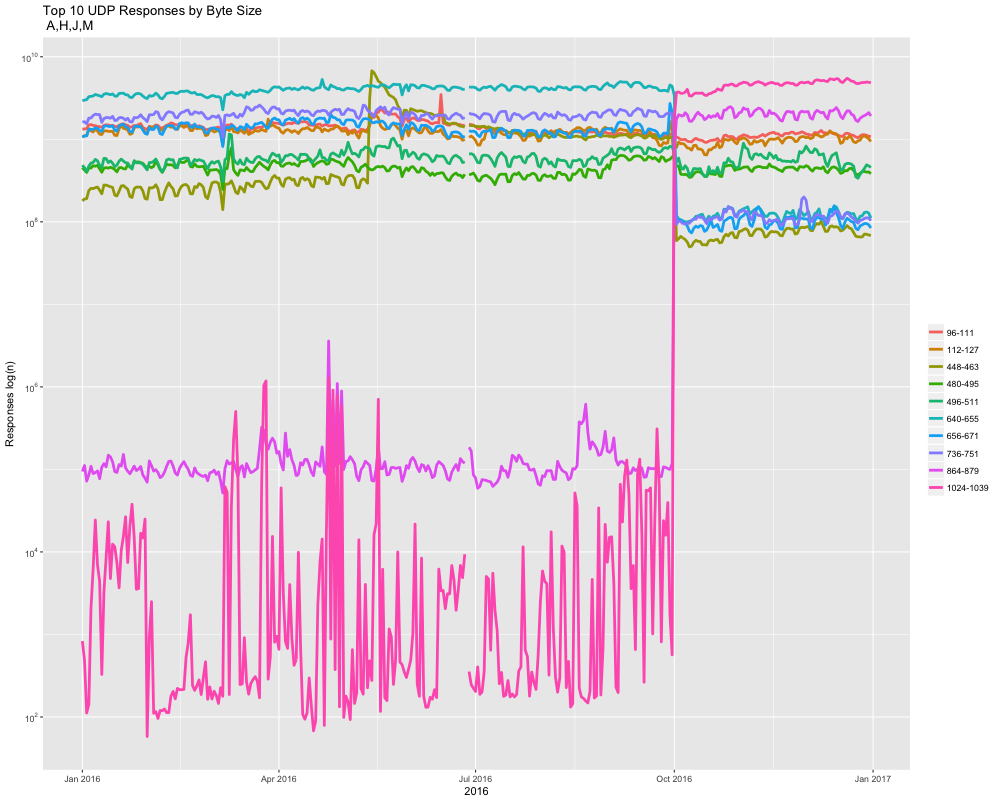

Write R code to recreate this figure.
#!/usr/bin/env Rscript --vanilla
##  The file is part of the RSSAC002 Graphing API.
##
##  The RSSAC002 Graphing API is free software: you can redistribute it and/or modify
##  it under the terms of the GNU General Public License as published by
##  the Free Software Foundation, either version 3 of the License, or
##  (at your option) any later version.
##
##  The RSSAC002 Graphing API is distributed in the hope that it will be useful,
##  but WITHOUT ANY WARRANTY; without even the implied warranty of
##  MERCHANTABILITY or FITNESS FOR A PARTICULAR PURPOSE. See the
##  GNU General Public License for more details.
##
##  You should have received a copy of the GNU General Public License
##  along with this program. If not, see <http://www.gnu.org/licenses/>.
##
##  Copyright (C) 2016, Andrew McConachie, <[email redacted]>
options(warn=1)
suppressPackageStartupMessages(library("methods"))
.libPaths(c(.libPaths(), "../"))
source('../rssac002.R') ## Include our RSSAC002 API
library(ggplot2) ## Our graphing library
library(reshape2)

letters <- 'A, H, J, M'
startDate <- '2016-01-01'
endDate <- '2017-01-01'

agg <- maxN(metricsByDate('..', letters, startDate, endDate, c('traffic-sizes', 'udp-response-sizes')), 10)

ranges <- sapply(names(agg),
                       function(x) metricsByDate('..', letters, startDate, endDate, c('traffic-sizes', 'udp-response-sizes', x)), simplify=FALSE)
df <- melt(data.frame(dates=seq(as.Date(startDate), by='days', along.with=ranges[[1]]), ranges, check.names=FALSE), id='dates', variable.name='Ranges')

png(filename='ex11.png', width=1000, height=800)
ggplot(df, aes(x=dates, y=value, colour=Ranges)) + labs(title = "Top 10 UDP Responses by Byte Size\n A,H,J,M", x="2016", y="Responses log(n)", colour='') +
    geom_line(size=1.3) + scale_y_continuous(trans='log10', breaks = scales::trans_breaks("log10", function(x) 10^x),
                      labels=scales::trans_format("log10", scales::math_format(10^.x)))
